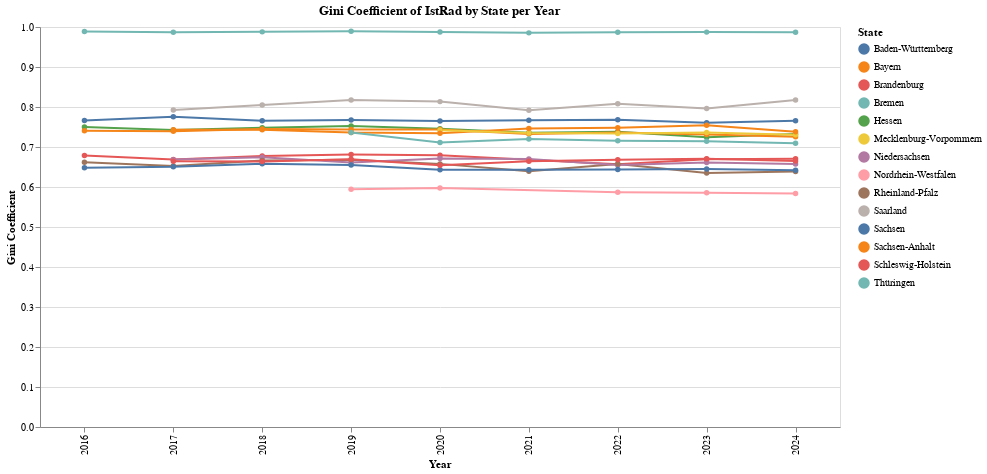

The cell this chart's notebook holds for it:
### Code cell
title = " ".join(val_label.split("_")).title() if "_" in val_label else val_label

chart = (
    alt.Chart(df_gini)
    .mark_line(point=True)
    .encode(
        x=alt.X("Year:O", title="Year"),
        y=alt.Y("Gini:Q", title="Gini Coefficient"),
        color=alt.Color("Land:N", title="State"),
        tooltip=[
            "Land",
            alt.Tooltip("Year:O", title="Year"),
            alt.Tooltip("Gini:Q", format=".3f"),
        ],
    )
    .properties(
        title=f"Gini Coefficient of {title} by State per Year",
        width=800,
        height=400,
    )
    .interactive()
)

chart.show()

### Figure 1 — Vega-Lite specification as saved in the notebook (floating-point values rounded to 4 significant figures)
{"config": {"view": {"continuousWidth": 300, "continuousHeight": 300}}, "data": {"name": "data-e6ba25bf02d933493199f42c904fcb7d"}, "mark": {"type": "line", "point": true}, "encoding": {"color": {"field": "Land", "title": "State", "type": "nominal"}, "tooltip": [{"field": "Land", "type": "nominal"}, {"field": "Year", "title": "Year", "type": "ordinal"}, {"field": "Gini", "format": ".3f", "type": "quantitative"}], "x": {"field": "Year", "title": "Year", "type": "ordinal"}, "y": {"field": "Gini", "title": "Gini Coefficient", "type": "quantitative"}}, "height": 400, "params": [{"name": "param_71", "select": {"type": "interval", "encodings": ["x", "y"]}, "bind": "scales"}], "title": "Gini Coefficient of IstRad by State per Year", "width": 800, "$schema": "https://vega.github.io/schema/vega-lite/v5.20.1.json", "datasets": {"data-e6ba25bf02d933493199f42c904fcb7d": [{"Year": 2016, "Land": "Schleswig-Holstein", "Gini": 0.6785}, {"Year": 2016, "Land": "Bremen", "Gini": 0.989}, {"Year": 2016, "Land": "Hessen", "Gini": 0.75}, {"Year": 2016, "Land": "Rheinland-Pfalz", "Gini": 0.6621}, {"Year": 2016, "Land": "Baden-Württemberg", "Gini": 0.6479}, {"Year": 2016, "Land": "Bayern", "Gini": 0.7407}, {"Year": 2016, "Land": "Sachsen", "Gini": 0.7661}, {"Year": 2017, "Land": "Schleswig-Holstein", "Gini": 0.6687}, {"Year": 2017, "Land": "Niedersachsen", "Gini": 0.6685}, {"Year": 2017, "Land": "Bremen", "Gini": 0.9868}, {"Year": 2017, "Land": "Hessen", "Gini": 0.7426}, {"Year": 2017, "Land": "Rheinland-Pfalz", "Gini": 0.6524}, {"Year": 2017, "Land": "Baden-Württemberg", "Gini": 0.6503}, {"Year": 2017, "Land": "Bayern", "Gini": 0.7392}, {"Year": 2017, "Land": "Saarland", "Gini": 0.7923}, {"Year": 2017, "Land": "Brandenburg", "Gini": 0.6642}, {"Year": 2017, "Land": "Sachsen", "Gini": 0.7754}, {"Year": 2017, "Land": "Sachsen-Anhalt", "Gini": 0.7429}, {"Year": 2018, "Land": "Schleswig-Holstein", "Gini": 0.6777}, {"Year": 2018, "Land": "Niedersachsen", "Gini": 0.6745}, {"Year": 2018, "Land": "Bremen", "Gini": 0.9878}, {"Year": 2018, "Land": "Hessen", "Gini": 0.7479}, {"Year": 2018, "Land": "Rheinland-Pfalz", "Gini": 0.6665}, {"Year": 2018, "Land": "Baden-Württemberg", "Gini": 0.6581}, {"Year": 2018, "Land": "Bayern", "Gini": 0.7448}, {"Year": 2018, "Land": "Saarland", "Gini": 0.8053}, {"Year": 2018, "Land": "Brandenburg", "Gini": 0.664}, {"Year": 2018, "Land": "Sachsen", "Gini": 0.7659}, {"Year": 2018, "Land": "Sachsen-Anhalt", "Gini": 0.743}, {"Year": 2019, "Land": "Schleswig-Holstein", "Gini": 0.681}, {"Year": 2019, "Land": "Niedersachsen", "Gini": 0.661}, {"Year": 2019, "Land": "Bremen", "Gini": 0.9896}, {"Year": 2019, "Land": "Nordrhein-Westfalen", "Gini": 0.5945}, {"Year": 2019, "Land": "Hessen", "Gini": 0.7523}, {"Year": 2019, "Land": "Rheinland-Pfalz", "Gini": 0.6678}, {"Year": 2019, "Land": "Baden-Württemberg", "Gini": 0.6551}, {"Year": 2019, "Land": "Bayern", "Gini": 0.7437}, {"Year": 2019, "Land": "Saarland", "Gini": 0.8177}, {"Year": 2019, "Land": "Brandenburg", "Gini": 0.6693}, {"Year": 2019, "Land": "Sachsen", "Gini": 0.7676}, {"Year": 2019, "Land": "Sachsen-Anhalt", "Gini": 0.7362}, {"Year": 2019, "Land": "Thüringen", "Gini": 0.7363}, {"Year": 2020, "Land": "Schleswig-Holstein", "Gini": 0.6796}, {"Year": 2020, "Land": "Niedersachsen", "Gini": 0.6715}, {"Year": 2020, "Land": "Bremen", "Gini": 0.9873}, {"Year": 2020, "Land": "Nordrhein-Westfalen", "Gini": 0.5976}, {"Year": 2020, "Land": "Hessen", "Gini": 0.7459}, {"Year": 2020, "Land": "Rheinland-Pfalz", "Gini": 0.6578}, {"Year": 2020, "Land": "Baden-Württemberg", "Gini": 0.6431}, {"Year": 2020, "Land": "Bayern", "Gini": 0.7439}, {"Year": 2020, "Land": "Saarland", "Gini": 0.8135}, {"Year": 2020, "Land": "Brandenburg", "Gini": 0.6546}, {"Year": 2020, "Land": "Mecklenburg-Vorpommern", "Gini": 0.7422}, {"Year": 2020, "Land": "Sachsen", "Gini": 0.7649}, {"Year": 2020, "Land": "Sachsen-Anhalt", "Gini": 0.7345}, {"Year": 2020, "Land": "Thüringen", "Gini": 0.7113}, {"Year": 2021, "Land": "Schleswig-Holstein", "Gini": 0.6681}, {"Year": 2021, "Land": "Niedersachsen", "Gini": 0.67}, {"Year": 2021, "Land": "Bremen", "Gini": 0.9853}, {"Year": 2021, "Land": "Hessen", "Gini": 0.7357}, {"Year": 2021, "Land": "Rheinland-Pfalz", "Gini": 0.6393}, {"Year": 2021, "Land": "Baden-Württemberg", "Gini": 0.643}, {"Year": 2021, "Land": "Bayern", "Gini": 0.7327}, {"Year": 2021, "Land": "Saarland", "Gini": 0.792}, {"Year": 2021, "Land": "Brandenburg", "Gini": 0.6641}, {"Year": 2021, "Land": "Mecklenburg-Vorpommern", "Gini": 0.735}, {"Year": 2021, "Land": "Sachsen", "Gini": 0.7668}, {"Year": 2021, "Land": "Sachsen-Anhalt", "Gini": 0.7461}, {"Year": 2021, "Land": "Thüringen", "Gini": 0.7198}, {"Year": 2022, "Land": "Schleswig-Holstein", "Gini": 0.6566}, {"Year": 2022, "Land": "Niedersachsen", "Gini": 0.6549}, {"Year": 2022, "Land": "Bremen", "Gini": 0.9867}, {"Year": 2022, "Land": "Nordrhein-Westfalen", "Gini": 0.5871}, {"Year": 2022, "Land": "Hessen", "Gini": 0.7379}, {"Year": 2022, "Land": "Rheinland-Pfalz", "Gini": 0.6576}, {"Year": 2022, "Land": "Baden-Württemberg", "Gini": 0.644}, {"Year": 2022, "Land": "Bayern", "Gini": 0.7365}, {"Year": 2022, "Land": "Saarland", "Gini": 0.8082}, {"Year": 2022, "Land": "Brandenburg", "Gini": 0.6682}, {"Year": 2022, "Land": "Mecklenburg-Vorpommern", "Gini": 0.7335}, {"Year": 2022, "Land": "Sachsen", "Gini": 0.7682}, {"Year": 2022, "Land": "Sachsen-Anhalt", "Gini": 0.7484}, {"Year": 2022, "Land": "Thüringen", "Gini": 0.7158}, {"Year": 2023, "Land": "Schleswig-Holstein", "Gini": 0.6693}, {"Year": 2023, "Land": "Niedersachsen", "Gini": 0.6614}, {"Year": 2023, "Land": "Bremen", "Gini": 0.9872}, {"Year": 2023, "Land": "Nordrhein-Westfalen", "Gini": 0.5858}, {"Year": 2023, "Land": "Hessen", "Gini": 0.7244}, {"Year": 2023, "Land": "Rheinland-Pfalz", "Gini": 0.635}, {"Year": 2023, "Land": "Baden-Württemberg", "Gini": 0.6451}, {"Year": 2023, "Land": "Bayern", "Gini": 0.7312}, {"Year": 2023, "Land": "Saarland", "Gini": 0.7963}, {"Year": 2023, "Land": "Brandenburg", "Gini": 0.6706}, {"Year": 2023, "Land": "Mecklenburg-Vorpommern", "Gini": 0.7365}, {"Year": 2023, "Land": "Sachsen", "Gini": 0.7605}, {"Year": 2023, "Land": "Sachsen-Anhalt", "Gini": 0.7543}, {"Year": 2023, "Land": "Thüringen", "Gini": 0.7143}, {"Year": 2024, "Land": "Schleswig-Holstein", "Gini": 0.6704}, {"Year": 2024, "Land": "Niedersachsen", "Gini": 0.6576}, {"Year": 2024, "Land": "Bremen", "Gini": 0.987}, {"Year": 2024, "Land": "Nordrhein-Westfalen", "Gini": 0.5837}, {"Year": 2024, "Land": "Hessen", "Gini": 0.7326}, {"Year": 2024, "Land": "Rheinland-Pfalz", "Gini": 0.6386}, {"Year": 2024, "Land": "Baden-Württemberg", "Gini": 0.6417}, {"Year": 2024, "Land": "Bayern", "Gini": 0.7257}, {"Year": 2024, "Land": "Saarland", "Gini": 0.8175}, {"Year": 2024, "Land": "Brandenburg", "Gini": 0.6648}, {"Year": 2024, "Land": "Mecklenburg-Vorpommern", "Gini": 0.7308}, {"Year": 2024, "Land": "Sachsen", "Gini": 0.7659}, {"Year": 2024, "Land": "Sachsen-Anhalt", "Gini": 0.7382}, {"Year": 2024, "Land": "Thüringen", "Gini": 0.7095}]}}
